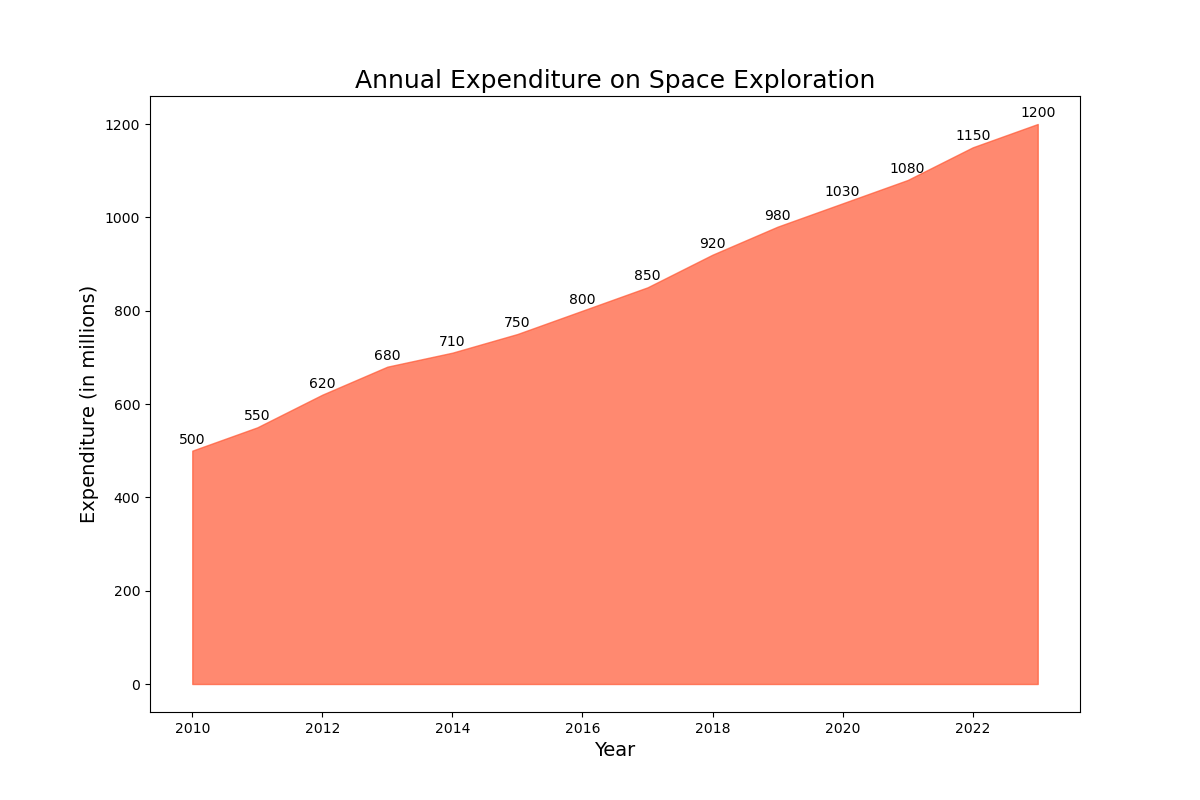

The script that drew this image:

import matplotlib.pyplot as plt

# Data
years = [2010, 2011, 2012, 2013, 2014, 2015, 2016, 2017, 2018, 2019, 2020, 2021, 2022, 2023]
expenditure = [500, 550, 620, 680, 710, 750, 800, 850, 920, 980, 1030, 1080, 1150, 1200]

# Plot
plt.figure(figsize=(12, 8))
plt.fill_between(years, expenditure, color='#FF5733', alpha=0.7)

# Titles and labels
plt.title('Annual Expenditure on Space Exploration', fontsize=18)
plt.xlabel('Year', fontsize=14)
plt.ylabel('Expenditure (in millions)', fontsize=14)

# Annotations
for i, txt in enumerate(expenditure):
    plt.annotate(txt, (years[i], expenditure[i]), textcoords="offset points", xytext=(0, 5), ha='center')

# Display the plot
plt.show()
